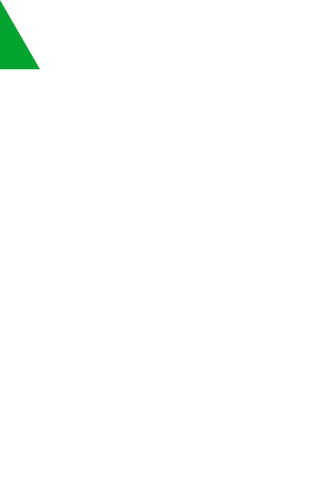
Frame 1 (no input)
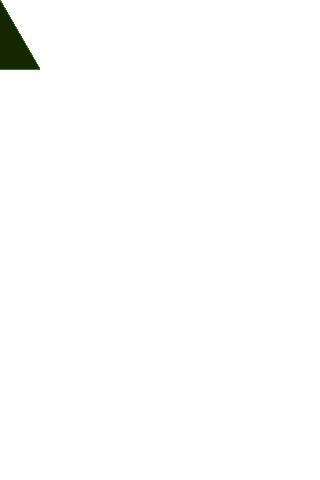
Frame 60 (the mouse pressed at the canvas centre just before this capture)
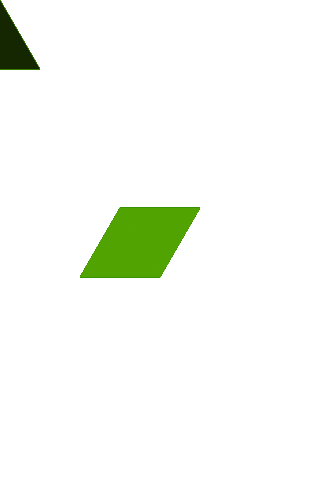
Frame 120 (the mouse held since frame 60 and released just before this capture)

The Processing sketch that drew these frames (run headless with seeded random() and noise(); from frame 60 on, the mouse is pressed at the canvas centre):

// Processing sketch: processing_175886
// ── processing_175886.pde

//|||||||||||||||||||||||||||||||||||||\\
//||                                 ||\\
//||  Sunil vallu                    ||\\
//||  New Media Design               ||\\ 
//||  National Institute Of Design   ||\\
//||                                 ||\\
//|||||||||||||||||||||||||||||||||||||\\
 
 
float w = 80;
float h = 0.5 * sqrt(3) * w;
float t = 0.0;
float inc = 0.01;
void setup(){
  size(320,480);
  background(255);
  smooth();
 
}
 
void draw(){
  /// for color
  float c = noise(t)*width/2;
  t += inc;
  noStroke();
  colorMode(HSB);
  fill(c,255,random(255));
  /// for beginning row 
  for(float x = 0; x<=width; x+=w)
    for(float y = 0; y<=height; y+=h*2)
      if(mouseX > x-w/2 && mouseX <= x+w/2)
        if(mouseY >= y && mouseY <= y+h)
          triangle(x,y,x-w/2,y+h,x+w/2,y+h);
  /// for shifted row
  for(float x = -w/2; x<=width; x+=w)
    for(float y = h; y<=height; y+=h*2)
      if(mouseX > x-w/2 && mouseX <= x+w/2)
        if(mouseY >= y && mouseY <= y+h)
          triangle(x,y,x-w/2,y+h,x+w/2,y+h);
  /// for inverted beginning row 
  for(float x = 0; x<=width; x+=w)
    for(float y = 0; y<=height; y+=h*2)
      if(mouseX > x && mouseX <= x+w)
        if(mouseY >= y && mouseY <= y+h)
          triangle(x,y,x+w,y,x+w/2,y+h);
 
  /// for inverted shifted row 
  for(float x = -w/2; x<=width; x+=w)
    for(float y = h; y<=height; y+=h*2)
      if(mouseX > x && mouseX <= x+w)
        if(mouseY >= y && mouseY <= y+h)
          triangle(x,y,x+w,y,x+w/2,y+h);
 
}
